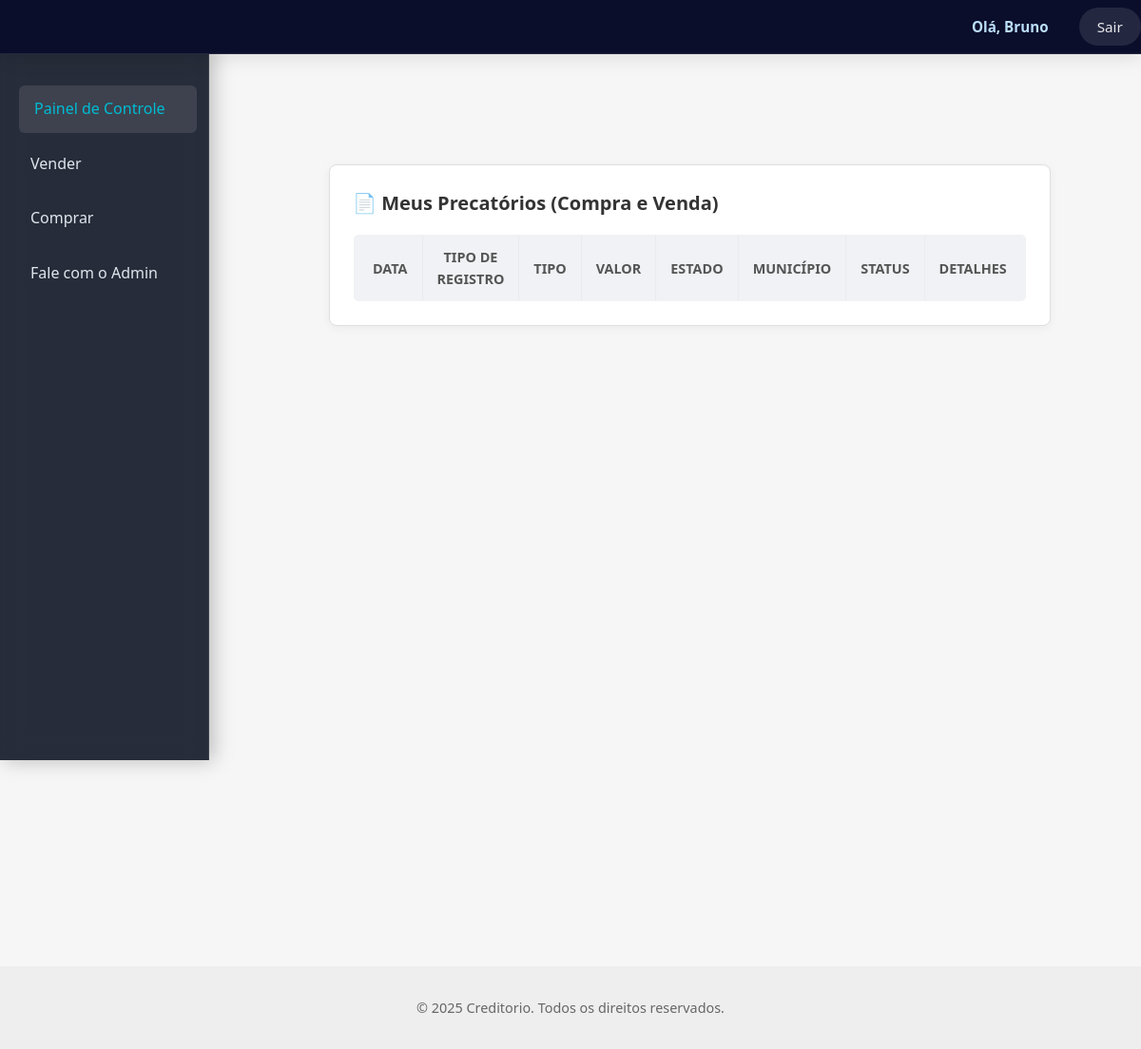
The page /dashboard (signed in) on the database as committed earlier.
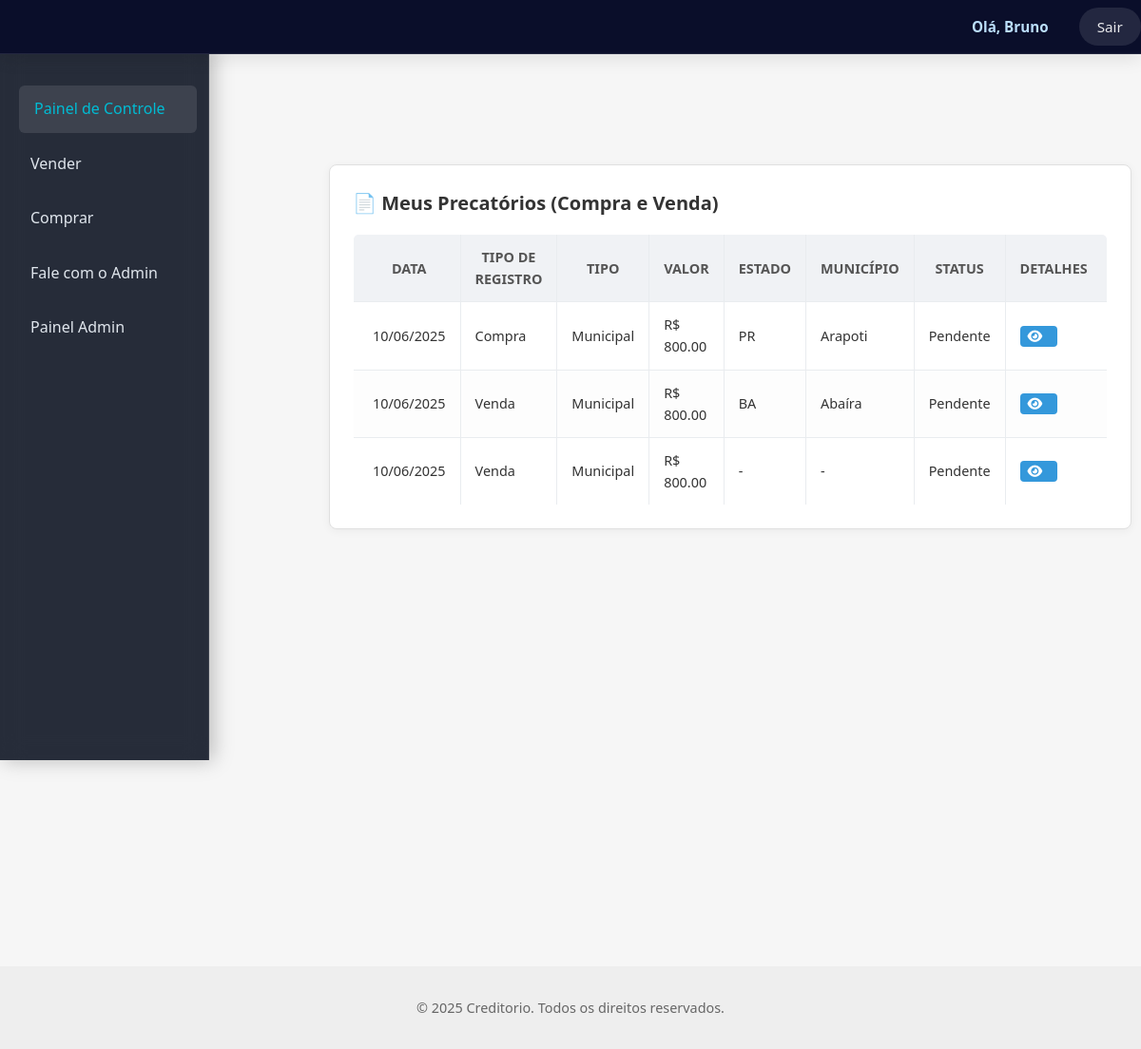
The same page on the database as committed later.
### app/models.py (models this page shows, shortened)
class Usuario(UserMixin, db.Model):
    __tablename__ = 'usuario'
    id = db.Column(db.Integer, primary_key=True)
    nome = db.Column(db.String(100), nullable=False)
    email = db.Column(db.String(100), unique=True, nullable=False)
    cpf_cnpj = db.Column(db.String(20), unique=True, nullable=False)
    telefone = db.Column(db.String(20), nullable=False)
    senha_hash = db.Column(db.String(128), nullable=False)
    tipo = db.Column(db.String(20), default='usuario')
    ativo = db.Column(db.Boolean, default=True)
    saldo = db.Column(db.Float, default=0.0)
    data_cadastro = db.Column(db.DateTime, default=datetime.utcnow)
    precatorios_comprados = db.relationship(
        'Precatorio',
        foreign_keys='Precatorio.comprador_id',
        backref='comprador_user',
        lazy=True
    )

class Precatorio(db.Model):
    __tablename__ = 'precatorio'
    id = db.Column(db.Integer, primary_key=True)
    numero = db.Column(db.String(50))  # Número do precatório (opcional)
    tipo = db.Column(db.String(50), nullable=False)
    tipo_entrada = db.Column(db.String(20), nullable=False)  # 'compra' ou 'venda'
    nome = db.Column(db.String(100), nullable=False)
    cpf_cnpj = db.Column(db.String(20), nullable=False)
    telefone = db.Column(db.String(20), nullable=False)
    email = db.Column(db.String(120), nullable=False)
    valor = db.Column(db.Float, nullable=False)
    estado = db.Column(db.String(2))
    municipio = db.Column(db.String(100))
    status = db.Column(db.String(20), default='Pendente')  # ex: Pendente, Em análise, Fechado
    vendido = db.Column(db.Boolean, default=False)
    data_cadastro = db.Column(db.DateTime, default=datetime.utcnow)
    comprador_id = db.Column(db.Integer, db.ForeignKey('usuario.id'), nullable=True)
    usuario_id = db.Column(db.Integer, db.ForeignKey('usuario.id'), nullable=True)
    usuario = db.relationship('Usuario', foreign_keys=[usuario_id], backref='precatorios_criados')

### app/routes.py (the view)
@main_bp.route('/dashboard')
@login_required
def dashboard():
    precatorios = Precatorio.query.filter_by(usuario_id=current_user.id).order_by(Precatorio.data_cadastro.desc()).all()
    return render_template('dashboard.html', usuario=current_user, precatorios=precatorios)

### app/templates/dashboard.html (shortened to what this page needs)
{% extends "base.html" %}
{% block content %}
<div class="dashboard-layout">
  {% include 'partials/sidebar.html' %}
  <link rel="stylesheet" href="https://cdnjs.cloudflare.com/ajax/libs/font-awesome/6.5.0/css/all.min.css">
  <section class="dashboard-content" style="padding: 20px;">
    <div class="painel card shadow-sm rounded-lg p-3 mb-4 bg-white" style="font-size: 0.875rem;">
      <h3 class="mb-3">📄 Meus Precatórios (Compra e Venda)</h3>
      <div class="table-responsive">
        <table class="table">
          <thead>
            <tr>
              <th>Data</th>
              <th>Tipo de Registro</th>
              <th>Tipo</th>
              <th>Valor</th>
              <th>Estado</th>
              <th>Município</th>
              <th>Status</th>
              <th>Detalhes</th>
            </tr>
          </thead>
          <tbody>
            {% for precatorio in precatorios %}
            <tr>
              <td>{{ precatorio.data_cadastro.strftime('%d/%m/%Y') }}</td>
              <td>{{ precatorio.tipo_entrada|capitalize }}</td>
              <td>{{ precatorio.tipo }}</td>
              <td>R$ {{ '%.2f' | format(precatorio.valor) }}</td>
              <td>{{ precatorio.estado or '-' }}</td>
              <td>{{ precatorio.municipio or '-' }}</td>
              <td>{{ precatorio.status }}</td>
              <td>
                <a href="{{ url_for('main.detalhar_precatorio', id=precatorio.id) }}" class="btn btn-sm btn-primary" title="Ver detalhes">
                  <i class="fas fa-eye"></i>
                </a>
              </td>
            </tr>
            {% endfor %}
          </tbody>
        </table>
      </div>
    </div>
  </section>
</div>
{% endblock %}

### app/templates/base.html (shortened to what this page needs)
<!DOCTYPE html>
<html lang="pt-BR">
<head>
  <link rel="stylesheet" href="{{ url_for('static', filename='css/style.css') }}">
</head>
<body>
<header class="site-header">
  <div class="header-container">
    <nav class="topnav">
      <ul>
        {% if current_user.is_authenticated %}
          <li>Olá, {{ current_user.nome.split(' ')[0] }}</li>
          <li><a href="{{ url_for('auth.logout') }}" class="logout-btn">Sair</a></li>
        {% else %}
          <li><a href="{{ url_for('auth.login') }}">Login</a></li>
          <li><a href="{{ url_for('auth.cadastro') }}">Cadastrar</a></li>
        {% endif %}
      </ul>
    </nav>
  </div>
</header>
  <main class="container main-content">
    {% block content %}{% endblock %}
  </main>
  <footer class="site-footer">
    <div class="container">
      <p>© 2025 Creditorio. Todos os direitos reservados.</p>
    </div>
  </footer>
</body>
</html>

### app/templates/partials/sidebar.html
<aside class="sidebar">
  <ul>
    <li><a href="{{ url_for('main.dashboard') }}" class="{% if request.endpoint == 'main.dashboard' %}active{% endif %}">Painel de Controle</a></li>
    <li><a href="{{ url_for('main.vender_precatorio') }}" class="{% if request.endpoint == 'main.vender_precatorio' %}active{% endif %}">Vender</a></li>
    <li><a href="{{ url_for('main.comprar_precatorio') }}" class="{% if request.endpoint == 'main.comprar_precatorio' %}active{% endif %}">Comprar</a></li>
    <li><a href="{{ url_for('main.mensagem_admin') }}" class="{% if request.endpoint == 'main.mensagem_admin' %}active{% endif %}">Fale com o Admin</a></li>
    {% if current_user.tipo == 'administrador' %}
    <li><a href="{{ url_for('main.painel_admin') }}" class="{% if request.endpoint == 'main.painel_admin' %}active{% endif %}">Painel Admin</a></li>
    {% endif %}
  </ul>
</aside>

Rows that differ between the two databases and show on the page:
changed Usuario "Bruno": tipo "usuario" → "administrador" (drawn)
added Precatorio: data_cadastro "10/06/2025", tipo_entrada "Compra", tipo "Municipal", valor "800.00", estado "PR", municipio "Arapoti", status "Pendente"
added Precatorio: data_cadastro "10/06/2025", tipo_entrada "Venda", tipo "Municipal", valor "800.00", estado "BA", municipio "Abaíra", status "Pendente"
added Precatorio: data_cadastro "10/06/2025", tipo_entrada "Venda", tipo "Municipal", valor "800.00", estado "-", municipio "-", status "Pendente"
Other text that changed with them:
text now shown: "Painel Admin"
